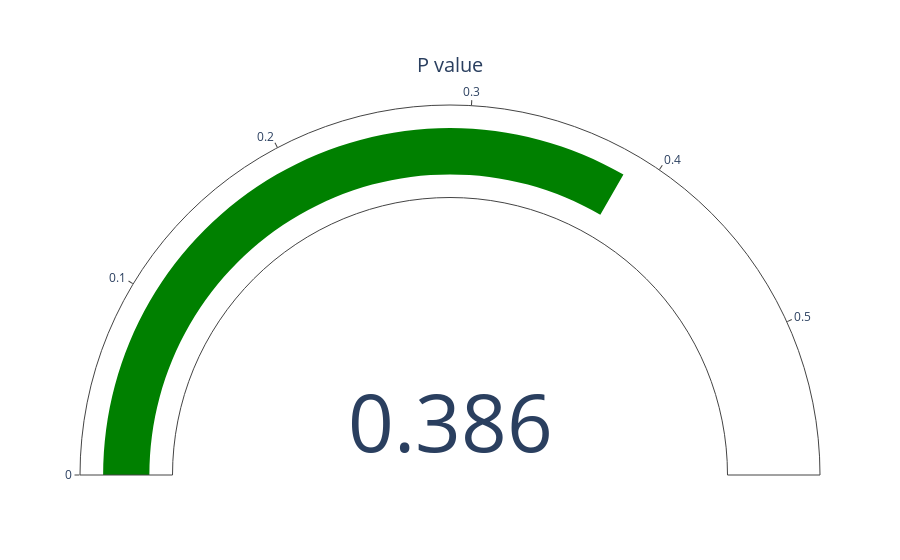

This figure's notebook cell:
### Markdown cell above
# 7. Statistic and P-value

### Code cell
dftest = adfuller(data)
print("Statistics",dftest[0])
fig = go.Figure(go.Indicator(
    mode = "gauge+number",
    value = dftest[1],
    title = {'text': "P value"},
    domain = {'x': [0, 1], 'y': [0, 1]}
))


fig.show()

### Figure 1 — Plotly figure (JSON) as saved in the notebook; plotly's stock layout.template omitted (floating-point values rounded to 4 significant figures)
{"data": [{"domain": {"x": [0, 1], "y": [0, 1]}, "mode": "gauge+number", "title": {"text": "P value"}, "type": "indicator", "value": 0.3858}], "layout": {}}
